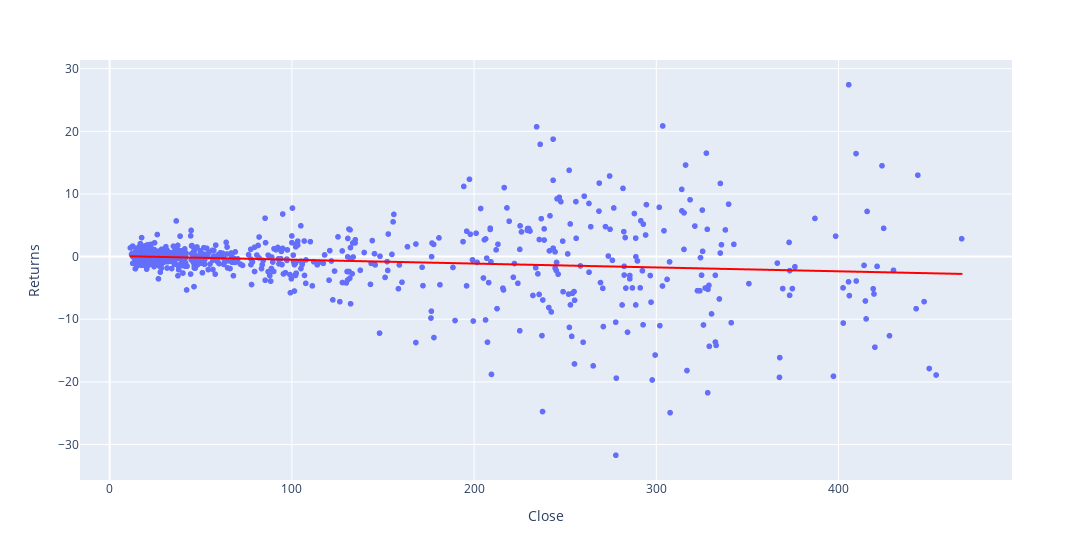

The notebook cell this image was saved under:
### Code cell
# from sklearn.linear_model import LinearRegression
# lr = sklearn.Linear

import plotly.express as px

px.scatter(hist, x='Close', y='Returns', trendline='ols', trendline_color_override='red', width=1200)

### Figure 1 — Plotly figure (JSON) as saved in the notebook; plotly's stock layout.template omitted (floating-point values rounded to 4 significant figures; data arrays with more than 128 entries replaced by an {"elided": "..."} marker saying what was removed)
{"data": [{"hovertemplate": "Close=%{x}<br>Returns=%{y}<extra></extra>", "legendgroup": "", "marker": {"color": "#636efa", "symbol": "circle"}, "mode": "markers", "name": "", "showlegend": false, "type": "scattergl", "x": {"elided": "1043 float values"}, "xaxis": "x", "y": {"elided": "1043 float values"}, "yaxis": "y"}, {"hovertemplate": "<b>OLS trendline</b><br>Returns = -0.0061739 * Close + 0.120173<br>R<sup>2</sup>=0.022905<br><br>Close=%{x}<br>Returns=%{y} <b>(trend)</b><extra></extra>", "legendgroup": "", "line": {"color": "red"}, "marker": {"color": "#636efa", "symbol": "circle"}, "mode": "lines", "name": "", "showlegend": false, "type": "scattergl", "x": {"elided": "1043 float values"}, "xaxis": "x", "y": {"elided": "1043 float values"}, "yaxis": "y"}], "layout": {"legend": {"tracegroupgap": 0}, "margin": {"t": 60}, "width": 1200, "xaxis": {"anchor": "y", "domain": [0, 1], "title": {"text": "Close"}}, "yaxis": {"anchor": "x", "domain": [0, 1], "title": {"text": "Returns"}}}}
